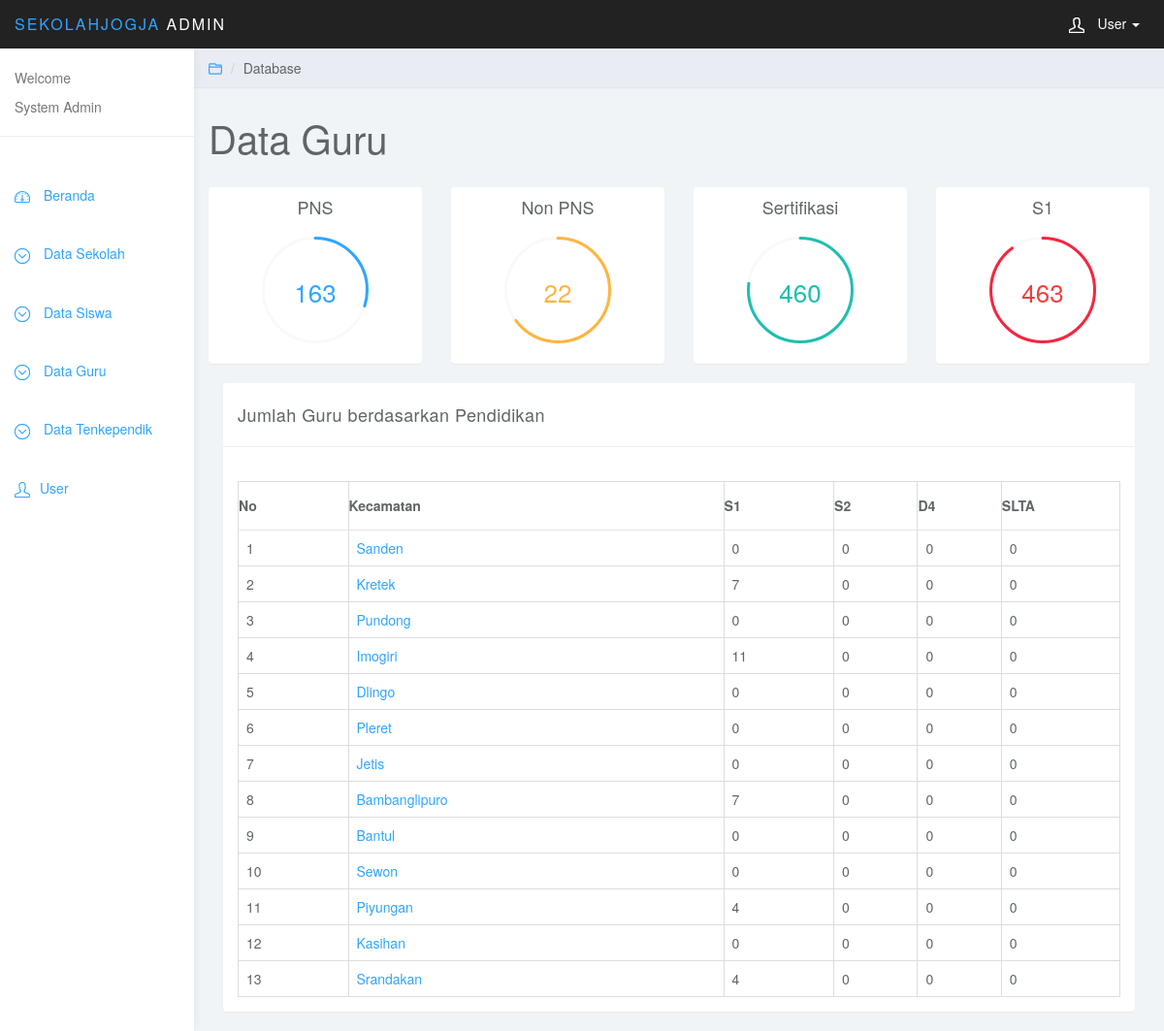
The page /index.php/admin/guru_kec_pen/1 on the database its author committed.
### tables this page shows
CREATE TABLE `kecamatan` (
  `kode_kec` int(11) NOT NULL,
  `nama_kec` varchar(30) NOT NULL,
  `kode_kab` int(11) NOT NULL
);

### application/controllers/admin.php (called while the page is built, shortened)
<?php
class admin extends CI_Controller {
    function __construct() {
        $this->load->model('madmin');
        $this->load->model('m_public');
        $this->load->helper('url');
        $this->load->library('lib_new');
    }
    function guru_kec_pen($id){
        $this->load->view('head_user');
        $data['jmlgpns'] = $this->madmin->jmlg_pns();
        $data['jmlgnpns'] = $this->madmin->jmlg_npns();
        $data['jmlstf'] = $this->madmin->jml_stf();
        $data['jmls1'] = $this->madmin->jml_s1();
        $data['kec']= $this->madmin->kec($id);
        $data['s1'] = $this->madmin->gr_kec_pen('S1', $id);
        $data['s2'] = $this->madmin->gr_kec_pen('S2', $id);
        $data['d4'] = $this->madmin->gr_kec_pen('D4', $id);
        $data['slta'] = $this->madmin->gr_kec_pen('SLTA', $id);
        $this->load->view('admin/kec_pen_gr', $data);
        $this->load->view('foot_user');
    }
}
?>

### index.php (called while the page is built, shortened)
<?php
require_once BASEPATH.'core/CodeIgniter.php';

### application/models/madmin.php (called while the page is built, shortened)
<?php
class Madmin extends CI_Model{
    function jmlg_pns()
    {
        $sql="SELECT COUNT(sts_pegawai) as stspns FROM data_guru WHERE sts_pegawai= 'PNS DPK' OR 'PNS' OR 'PNS (Guru' OR 'PNS Diperb' OR 'PNS Namaba' OR 'PNS/DPK' OR 'PNS Sekola' OR 'PNS Depag' OR 'PNS nota t'";
        $data = $this->db->query($sql)->result_array();
        return $data;
    }
    function jmlg_npns()
    {
        $sql="SELECT COUNT(sts_pegawai) as stsnpns FROM data_guru WHERE sts_pegawai='GTT'";
        $data = $this->db->query($sql)->result_array();
        return $data;
    }
    function jml_stf()
    {
        $sql="SELECT COUNT(sertifikasi_guru) as stfguru FROM data_guru WHERE sertifikasi_guru='Sudah'";
        $data = $this->db->query($sql)->result_array();
        return $data;
    }
    function jml_s1()
    {
        $sql="SELECT COUNT(pendidikan) as jmlgs1 FROM data_guru WHERE pendidikan='S1'";
        $data = $this->db->query($sql)->result_array();
        return $data;
    }
    function kec($a)
    {
        $sql="SELECT k.kode_kec as id, k.nama_kec as kec, count(p.npsn) jumlah FROM kecamatan as k join profil as p on k.kode_kec=p.kec where k.kode_kab='$a' group by p.kec";
        $data =  $this->db->query($sql)->result_array();
        return $data;
    }
    function gr_kec_pen($a,$b){
        $sql="select p.kec as id,k.nama_kec as nama, COUNT(g.nama_guru) as jumlah FROM kecamatan as k join profil as p on k.kode_kec=p.kec join data_guru as g on p.npsn=g.npsn where p.kab='$b' AND g.pendidikan = '$a' group by p.kec";
        $data =  $this->db->query($sql)->result_array();
        return $data;
    }
}
?>

### application/views/admin/kec_pen_gr.php (the view, shortened to what this page needs)
<div class="col-sm-9 col-sm-offset-3 col-lg-10 col-lg-offset-2 main">
		<div class="row">
			<ol class="breadcrumb">
				<li><a href="#"><svg class="glyph stroked open folder"><use xlink:href="#stroked-open-folder"/></svg></a></li>
				<li>Database</li>
			</ol>
		</div>
		<div class="row">
			<div class="col-lg-12">
				<h1 class="page-header">Data Guru</h1>
			</div>
		</div>
		<div class="row">
			<div class="col-xs-6 col-md-3">
				<div class="panel panel-default">
					<div class="panel-body easypiechart-panel">
						<h4>PNS</h4>
						<div class="easypiechart" id="easypiechart-blue" data-percent="30" ><span class="percent"><?php echo $jmlgpns[0]['stspns']?></span>
						</div>
					</div>
				</div>
			</div>
			<div class="col-xs-6 col-md-3">
				<div class="panel panel-default">
					<div class="panel-body easypiechart-panel">
						<h4>Non PNS</h4>
						<div class="easypiechart" id="easypiechart-orange" data-percent="65" ><span class="percent"><?php echo $jmlgnpns[0]['stsnpns']?></span>
						</div>
					</div>
				</div>
			</div>
			<div class="col-xs-6 col-md-3">
				<div class="panel panel-default">
					<div class="panel-body easypiechart-panel">
						<h4>Sertifikasi</h4>
						<div class="easypiechart" id="easypiechart-teal" data-percent="77" ><span class="percent"><?php echo $jmlstf[0]['stfguru']?></span>
						</div>
					</div>
				</div>
			</div>
			<div class="col-xs-6 col-md-3">
				<div class="panel panel-default">
					<div class="panel-body easypiechart-panel">
						<h4>S1</h4>
						<div class="easypiechart" id="easypiechart-red" data-percent="90" ><span class="percent"><?php echo $jmls1[0]['jmlgs1']?></span>
						</div>
					</div>
				</div>
			</div>
		</div>
		<div class="col-md-12">
				<div class="panel panel-default">
					<div class="panel-heading">Jumlah Guru berdasarkan Pendidikan</div>
					<div class="panel-body">
							<br>
						<table class="table table-bordered">
						    <thead>
						    <tr align="center">
						    	<th > No</th>
						        <th >Kecamatan</th>
						        <th >S1</th>
						        <th >S2</th>
						        <th >D4</th>
						        <th >SLTA</th>
						    </tr>
						    </thead>
						    <tbody>
						    <?php
						    $x=1;
						    foreach ($kec as $a)
						    {
						     ?>
						    <tr>
						    	<td><?php echo $x; ?></td>
						    	<td><?php echo anchor('admin/guru_pen_sk/'.$a['id'],$a['kec']);?></td>
						    	<td>
				                <?php
				                $coba=0;
				                foreach ($s1 as $s) {
				                	if($a['id']==$s['id'])
				                	{
				                        echo $s['jumlah'];
				                	$coba++;
				                	}
				                }
				                if($coba==0)
				                {
				                	    echo '0';
				                }
				                 ?>
				                 </td>
						    	<td>
				                <?php
				                $coba=0;
				                if($coba==0)
				                {
				                	    echo '0';
				                }
				                 ?>
				                 </td>
				                 <td>
				                <?php
				                $coba=0;
				                if($coba==0)
				                {
				                	    echo '0';
				                }
				                 ?>
				                 </td>
				                 <td>
				                <?php
				                $coba=0;
				                if($coba==0)
				                {
				                	    echo '0';
				                }
				                 ?>
				                 </td>
						    </tr>
						    <?php
						    $x++;
						    }
						    ?>
						    </tbody>
						</table>
					</div>
				</div>
			</div>
	</div>

### assets/css/styles.css (style rules this page uses)
body { background: #f1f4f7; padding-top: 50px; color: #5f6468; }
a, a:hover, a:focus { color: #30a5ff; }
h1, h2, h3, h4, h5, h6 { color: #5f6468; }
h1 { font-weight: 300; font-size: 40px; }
h3, h4 { font-weight: 300; }
.panel { border: 0; }
.panel-heading { font-size: 18px; font-weight: 300; letter-spacing: 0.025em; height: 66px; line-height: 45px; }
.panel-default .panel-heading { background: #fff; border-bottom: 1px solid #eee; color: #5f6468; }
.breadcrumb { border-radius: 0; padding: 10px 15px; background: #e9ecf2; box-shadow: 0 1px 1px rgba(0, 0, 0, .05); margin: 0 ; }
h1.page-header { margin-top: 30px; border-bottom: 0; }
.easypiechart-panel { text-align: center; padding: 1px 0; margin-bottom: 20px; }
.easypiechart { position: relative; text-align: center; width: 120px; height: 120px; margin: 20px auto 10px auto; }
.easypiechart .percent { display: block; position: absolute; font-size: 26px; top: 38px; width: 120px; }
#easypiechart-blue .percent { color: #30a5ff; }
#easypiechart-teal .percent { color: #1ebfae; }
#easypiechart-orange .percent { color: #ffb53e; }
#easypiechart-red .percent { color: #ef4040; }
.table { background: #fff; }
.table>thead>tr>th { border-bottom: 1px solid #e6e7e8; vertical-align: middle; height: 50px; }
.breadcrumb .glyph { height: 14px; width: 14px; margin: -2px 0 0 0; stroke-width: 4px; }

### rows shown on the page
kecamatan: anchor('admin/guru_pen_sk/'.$a['id'],$a['kec']) "Sanden", shows "0"
kecamatan: anchor('admin/guru_pen_sk/'.$a['id'],$a['kec']) "Kretek", jumlah "7"
kecamatan: anchor('admin/guru_pen_sk/'.$a['id'],$a['kec']) "Pundong", shows "0"
kecamatan: anchor('admin/guru_pen_sk/'.$a['id'],$a['kec']) "Imogiri", jumlah "11"
kecamatan: anchor('admin/guru_pen_sk/'.$a['id'],$a['kec']) "Dlingo", shows "0"
kecamatan: anchor('admin/guru_pen_sk/'.$a['id'],$a['kec']) "Pleret", shows "0"
kecamatan: anchor('admin/guru_pen_sk/'.$a['id'],$a['kec']) "Jetis", shows "0"
kecamatan: anchor('admin/guru_pen_sk/'.$a['id'],$a['kec']) "Bambanglipuro", jumlah "7"
kecamatan: anchor('admin/guru_pen_sk/'.$a['id'],$a['kec']) "Bantul", shows "0"
kecamatan: anchor('admin/guru_pen_sk/'.$a['id'],$a['kec']) "Sewon", shows "0"
kecamatan: anchor('admin/guru_pen_sk/'.$a['id'],$a['kec']) "Piyungan", jumlah "4"
kecamatan: anchor('admin/guru_pen_sk/'.$a['id'],$a['kec']) "Kasihan", shows "0"
kecamatan: anchor('admin/guru_pen_sk/'.$a['id'],$a['kec']) "Srandakan", jumlah "4"

### other values the page prints
$jmlgpns[0]['stspns'] "163"
$jmlgnpns[0]['stsnpns'] "22"
$jmlstf[0]['stfguru'] "460"
$jmls1[0]['jmlgs1'] "463"
